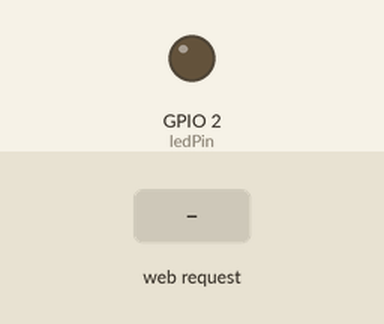
The sketch below on a simulated ESP8266 (NodeMCU). On the bench: output pins drawn as LEDs (lit = HIGH). The inputs (shaded band) are chosen by the test bench. WiFi joins after 1.5 s; servers stay silent unless stated; what the sketch prints to the serial monitor is not drawn.

Above: at 2.7 s.
2.8 s: HTTP request GET /ledon received
At 3.5 s:
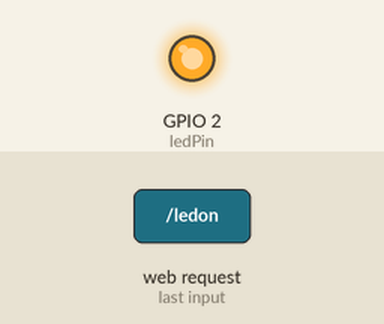
4.3 s: HTTP request GET /ledoff received
At 4.6 s:
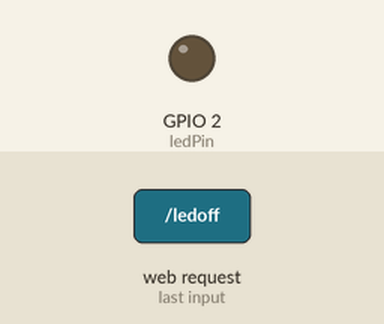
Timing chart, 0 to 7.3 s (numbered marks = the images above; inputs shaded):
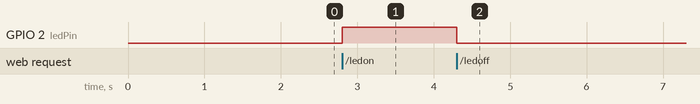

Measured:
- after the input at 2.8 s, GPIO 2 (ledPin): LOW → HIGH at once
- after the input at 4.3 s, GPIO 2 (ledPin): HIGH → LOW at once

The sketch:

PIRServer.ino
```cpp
#include <ESP8266WiFi.h>
#include "ESPAsyncWebServer.h"

const char* ssid = "your_ssid";
const char* password = "your_password";

const int ledPin = 2;

// Set your Static IP address
IPAddress local_IP(192, 168, 0, 130);
// Set your Gateway IP address
IPAddress gateway(192, 168, 1, 1);

IPAddress subnet(255, 255, 0, 0);
IPAddress primaryDNS(8, 8, 8, 8); //optional
IPAddress secondaryDNS(8, 8, 4, 4); //optional

AsyncWebServer server(80);

void setup(){
  Serial.begin(115200);        // initialize serial
  pinMode(ledPin, OUTPUT);
  Serial.println();

  // Configures static IP address
  if (!WiFi.config(local_IP, gateway, subnet, primaryDNS, secondaryDNS)) {
    Serial.println("STA Failed to configure");
  }

  // Connect to Wi-Fi network with SSID and password
  Serial.print("Connecting to ");
  Serial.println(ssid);
  WiFi.begin(ssid, password);
  while (WiFi.status() != WL_CONNECTED) {
    delay(500);
    Serial.print(".");
  }

  // Print local IP address and start web server
  Serial.println("");
  Serial.println("WiFi connected.");
  Serial.println("IP address: ");
  Serial.println(WiFi.localIP());

  server.on("/ledon", HTTP_GET, [](AsyncWebServerRequest *request){
   request->send_P(100, "text/plain", "ON responce!");
   Serial.println("Send ON!");
   digitalWrite(ledPin, HIGH);
  });

  server.on("/ledoff", HTTP_GET, [](AsyncWebServerRequest *request){
   request->send_P(100, "text/plain", "OFF responce!");
   Serial.println("Send OFF!");
   digitalWrite(ledPin, LOW);
  });

  server.begin();
}

void loop(){

}
```
